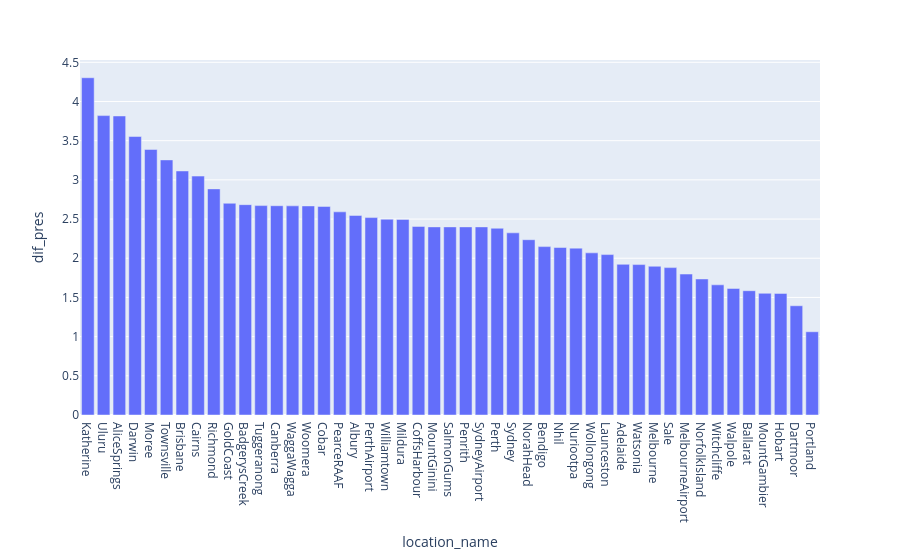

This figure's notebook cell:
### Code cell
pl.bar(dif_pres, x = 'location_name', y='dif_pres')

### Figure 1 — Plotly figure (JSON) as saved in the notebook; plotly's stock layout.template omitted (floating-point values rounded to 4 significant figures)
{"data": [{"alignmentgroup": "True", "hovertemplate": "location_name=%{x}<br>dif_pres=%{y}<extra></extra>", "legendgroup": "", "marker": {"color": "#636efa", "pattern": {"shape": ""}}, "name": "", "offsetgroup": "", "orientation": "v", "showlegend": false, "textposition": "auto", "type": "bar", "x": ["Katherine", "Uluru", "AliceSprings", "Darwin", "Moree", "Townsville", "Brisbane", "Cairns", "Richmond", "GoldCoast", "BadgerysCreek", "Tuggeranong", "Canberra", "WaggaWagga", "Woomera", "Cobar", "PearceRAAF", "Albury", "PerthAirport", "Williamtown", "Mildura", "CoffsHarbour", "MountGinini", "SalmonGums", "Penrith", "SydneyAirport", "Perth", "Sydney", "NorahHead", "Bendigo", "Nhil", "Nuriootpa", "Wollongong", "Launceston", "Adelaide", "Watsonia", "Melbourne", "Sale", "MelbourneAirport", "NorfolkIsland", "Witchcliffe", "Walpole", "Ballarat", "MountGambier", "Hobart", "Dartmoor", "Portland"], "xaxis": "x", "y": [4.303, 3.82, 3.815, 3.553, 3.388, 3.255, 3.114, 3.048, 2.885, 2.701, 2.684, 2.672, 2.67, 2.668, 2.668, 2.661, 2.592, 2.546, 2.519, 2.498, 2.496, 2.406, 2.4, 2.4, 2.4, 2.4, 2.383, 2.324, 2.236, 2.148, 2.137, 2.129, 2.069, 2.047, 1.922, 1.919, 1.898, 1.88, 1.798, 1.735, 1.661, 1.615, 1.586, 1.553, 1.551, 1.393, 1.062], "yaxis": "y"}], "layout": {"barmode": "relative", "legend": {"tracegroupgap": 0}, "margin": {"t": 60}, "xaxis": {"anchor": "y", "domain": [0, 1], "title": {"text": "location_name"}}, "yaxis": {"anchor": "x", "domain": [0, 1], "title": {"text": "dif_pres"}}}}
